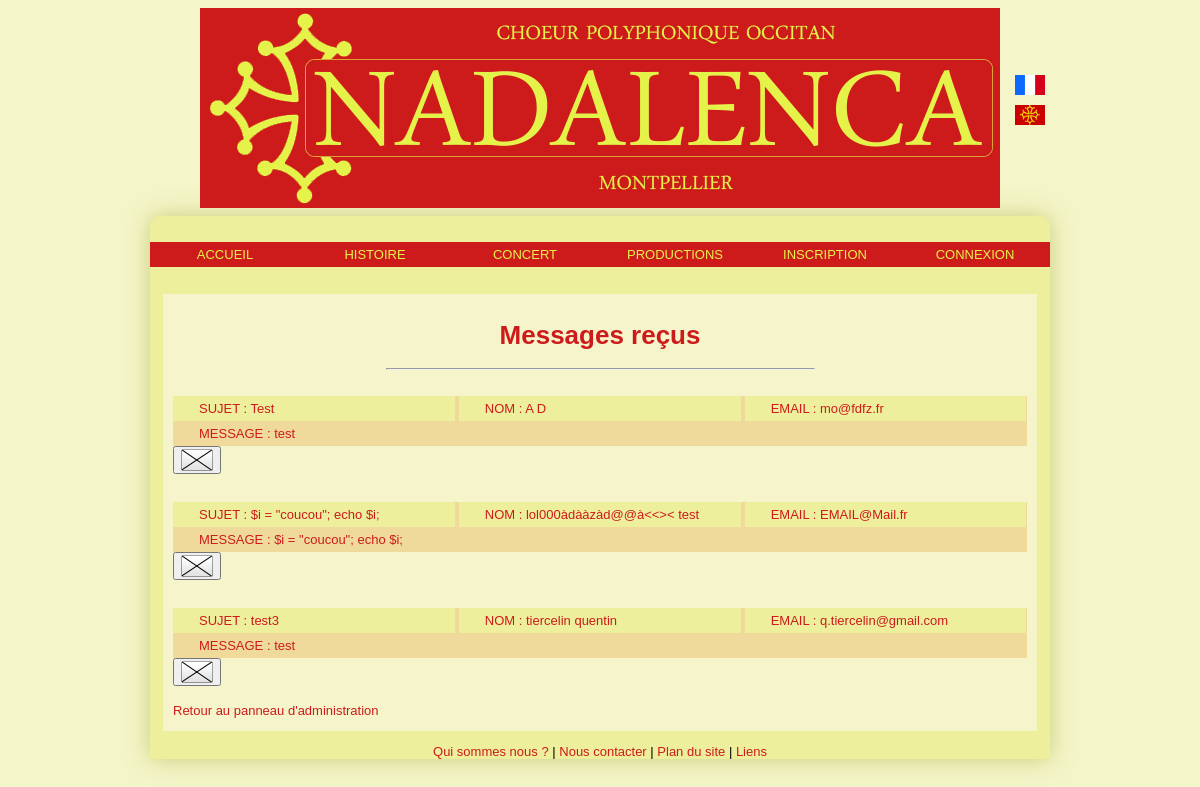
The app's page /Controleur/controlMessagesrecus.php with its own data.
### tables this page shows
CREATE TABLE IF NOT EXISTS `message` (
  `idM` int(11) NOT NULL AUTO_INCREMENT,
  `nomM` varchar(255) NOT NULL,
  `prenomM` varchar(255) NOT NULL,
  `emailM` varchar(255) NOT NULL,
  `sujetM` varchar(255) NOT NULL,
  `messageM` varchar(255) NOT NULL,
  `dateM` varchar(30) NOT NULL,
  PRIMARY KEY (`idM`)
);

### Vue/viewMessagesrecus2.php (the view)
<h1>Messages reçus</h1>
<hr />
<?php
include("../Modele/Message.php");
	while ($tuple = mysql_fetch_array($res))
	{
$i = $tuple['idM'];?>
		<div class="container_message">
			<div class="gauche_message">
				<p>SUJET : <?php echo "$tuple[sujetM]"; ?></p>
			</div>
			<div class="milieu_message">
				<p>NOM : <?php echo "$tuple[nomM] $tuple[prenomM]"; ?></p>
			</div>
			<div class="droite_message">
				<p>EMAIL : <?php echo "$tuple[emailM]"; ?></p>
			</div>
			<div class="dessous_message">
				<p>MESSAGE : <?php echo "$tuple[messageM]"; ?></p>
			</div>
			<div class="suppr_message">
			<?php echo "<td><button type=" . " \"button\" " . "onclick= \"verif($i)\" " . "><img src='../Images/remove.png'  alt='Image Suppression Message'/>
        </button></td></tr>";?>
			</div>
		</div>
		<br/>
<?php
	}
		?>
	<br />
	<a href="../Controleur/controlAdministrateur.php">Retour au panneau d'administration</a>

### style.css (style rules this page uses)
html { text-align: justify; font-family: sans-serif; font-size: small; background-color: #f4f5c8; }
img { display: block; margin: 0; margin-right: auto; margin-left: auto; }
#contenu p { text-indent: 2em; }
h1 { text-align: center; margin-top: 2em; padding-top: 1em; color: #cd1b1b; }
hr { width: 50%; }
a:link, a:visited { text-decoration: none; color: #cd1b1b; }
.gauche_message, .milieu_message, .droite_message { float: left; }
.gauche_message { width:33%; background-color:#edef9c; color: #cd1b1b; }
.gauche_message p { text-indent: 1em; margin: 5px 0 5px 0; }
.milieu_message { width:33%; background-color:#edef9c; color: #cd1b1b; margin-left: 4px; }
.milieu_message p { text-indent: 1em; margin: 5px 0 5px 0; }
.droite_message { width:33%; background-color:#edef9c; color: #cd1b1b; margin-left: 4px; }
.droite_message p { text-indent: 1em; margin: 5px 0 5px 0; }
.dessous_message { width:100%; background-color:#efda9c; color: #cd1b1b; }
.dessous_message p { text-indent: 1em; margin: 2em 0 0 0; padding-top: 30px; padding-bottom: 5px; }
.suppr_message { width: 33%; color: white; margin-bottom: -1em; padding-bottom: -1em; }

### records on screen
message: sujetM "Test", nomM "A", prenomM "D", emailM "mo@fdfz.fr", messageM "test"
message: sujetM "$i = \"coucou\"; echo $i;", nomM "lol000àdààzàd@@à<<><", prenomM "test", emailM "EMAIL@Mail.fr", messageM "$i = \"coucou\"; echo $i;"
message: sujetM "test3", nomM "tiercelin", prenomM "quentin", emailM "q.tiercelin@gmail.com", messageM "test"
